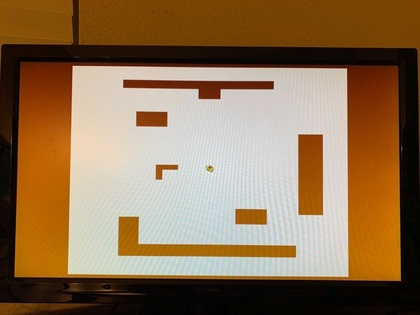
%> input picture Assets/Game map/game_map1.jpg, 420 x 315 px, shrunk from 828 x 621 before the run
$ octave png_to_mem.m   (GNU Octave 9; MATLAB toolbox functions it lacks are replaced by stand-ins)
%> lines starting %> are read from the running program, lines starting %| are printed output that depends on the picture; in (x1, y1, x2, y2) boxes, pixels count from 0 and x2, y2 are one past the last pixel; in counts of white or black regions, pixels touching at a corner belong together; the program's own positions count from 1

% read image
% Read the image from the file
[filename, pathname] = uigetfile('*.png','Pick an M-file');
%> the answer given: Game map/game_map1.jpg
img = imread(filename);
%> img is the input picture: size 315x420x3 uint8; mean R, G, B 141.3, 112.7, 80.8
file_name = [filename '.mem'];
%transparent_color = [0 0 0];
transparent_color = -1;
%% preprocess

% image dimension
dimen = size(img);
%> dimen = [315 420 3]
n_rows = dimen(1);
%> n_rows = 315
n_cols = dimen(2);
%> n_cols = 420
n_chans = dimen(3);
%> n_chans = 3

% extract foreground region
if transparent_color ~= -1
    pos1 = img(:, :, 1) == transparent_color(1);
    pos2 = img(:, :, 2) == transparent_color(2);
    pos3 = img(:, :, 3) == transparent_color(3);
    pos_fg = ~(pos1 & pos2 & pos3);
    pos_fg_3d = pos_fg;
    pos_fg_3d(:, :, 2) = pos_fg;
    pos_fg_3d(:, :, 3) = pos_fg;
else
    pos_fg_3d = logical(ones(n_rows, n_cols, n_chans));
end

% normalize to 0..15 per channel
img_12 = uint8(double(img) / 255.0 * 15.0);
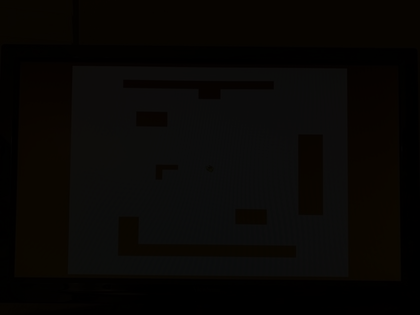
%> img_12: size 315x420x3 uint8; mean R, G, B 8.3, 6.63, 4.69

% replace black color "000" with "001"
pos1 = img_12(:, :, 1) == 0;
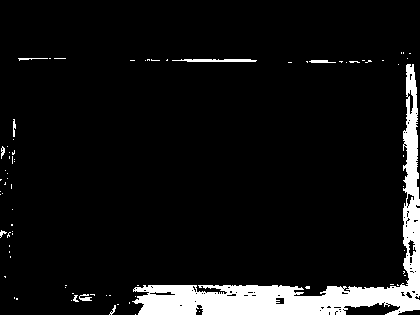
%> pos1: size 315x420 logical; 7.8% white; 79 white regions (69 under 20 px), largest, box (x1, y1, x2, y2) and area: (132, 64, 420, 315) 9600, (172, 59, 257, 62) 213, (309, 60, 336, 63) 61
pos2 = img_12(:, :, 2) == 0;
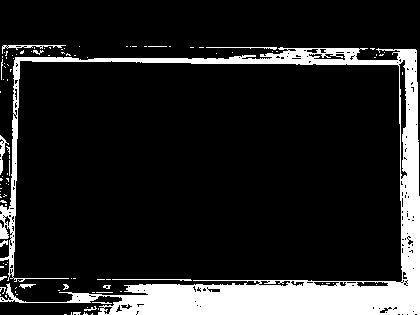
%> pos2: size 315x420 logical; 14.2% white; 105 white regions (92 under 20 px), largest, box (x1, y1, x2, y2) and area: (0, 47, 420, 315) 17726, (2, 45, 66, 54) 144, (0, 135, 9, 175) 127
pos3 = img_12(:, :, 3) == 0;
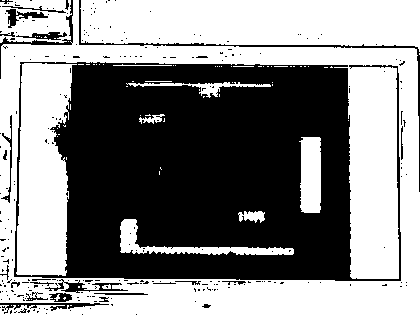
%> pos3: size 315x420 logical; 52.9% white; 265 black regions (238 under 20 px), largest, box (x1, y1, x2, y2) and area: (14, 62, 401, 281) 58104, (79, 0, 420, 192) 968, (0, 0, 73, 79) 390
pos = pos1 & pos2 & pos3;
%> pos: size 315x420 logical; 7.7% white; 77 white regions (67 under 20 px), largest, box (x1, y1, x2, y2) and area: (132, 64, 420, 315) 9532, (172, 59, 257, 62) 212, (311, 60, 336, 63) 59
pos_3d = pos;
pos_3d(:, :, 1) = 0;
%> pos_3d: size 315x420 logical; every value is 0
pos_3d(:, :, 2) = 0;
pos_3d(:, :, 3) = pos;
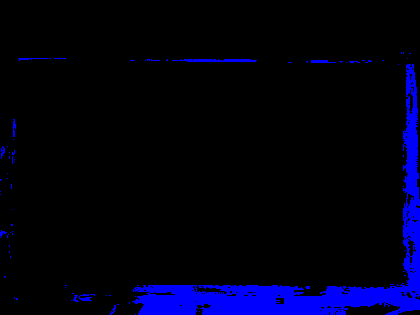
%> pos_3d: size 315x420x3 logical; mean R, G, B 0, 0, 0.0774
img_12(pos_3d) = 1;
%> img_12: size 315x420x3 uint8; 7.74% of pixels changed, all inside (x1, y1, x2, y2) = (0, 52, 420, 315)

% whiten the transparent region in th 12-bit image
img_tmp = uint8(zeros(n_rows, n_cols, n_chans));
img_tmp(pos_fg_3d) = img_12(pos_fg_3d);
img_12 = img_tmp;

%% generate mem file

% create file
fout = fopen(file_name, 'w');

% write hex values
for i=1:n_rows
    for j=1:n_cols
        fprintf(fout, '%x', img_12(i,j,:));
        fprintf(fout, '\n');
    end
end

% close file
fclose(fout);
%% double check

% change back to 0..255 per channel
img_24 = uint8(double(img_12) / 15.0 * 255.0);

% display
imshow(img_24);
